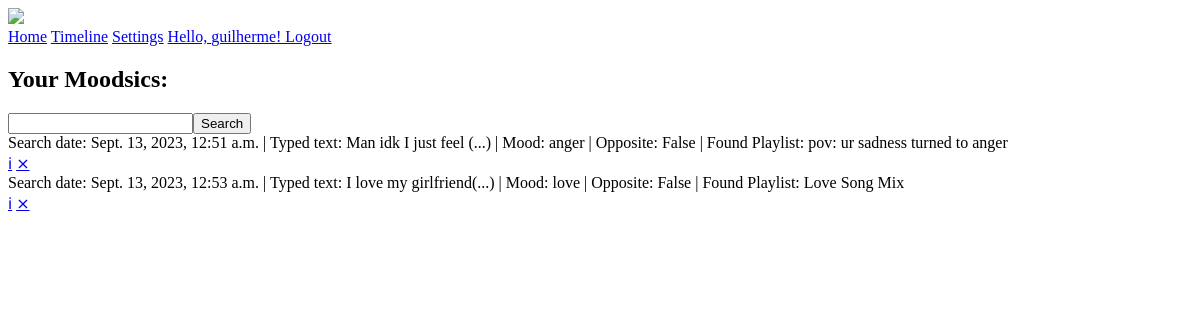
/timeline/ (signed in), run on an earlier commit of the app's database.
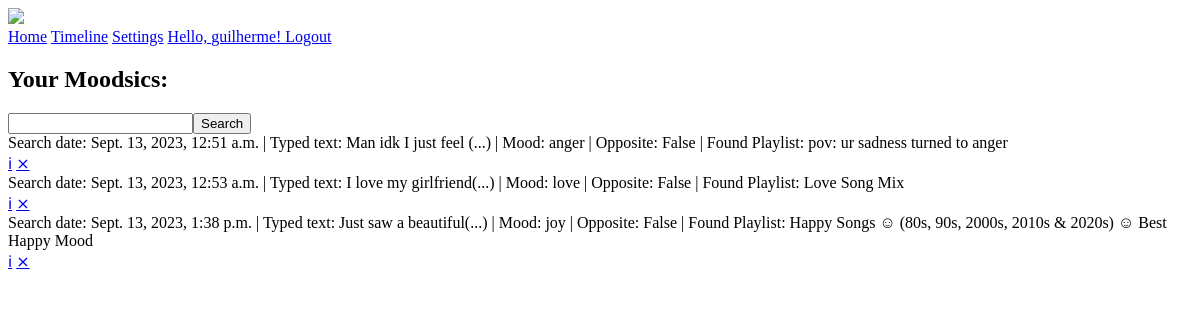
And on a later commit of the database.
### Moodsic/models.py (models this page shows, shortened)
class Moodsic(models.Model):
    user = models.ForeignKey(User, on_delete = models.CASCADE, null = True, blank = True)
    playlist = models.ForeignKey(Playlist, on_delete= models.CASCADE, null = True, blank= True)
    mood = models.CharField(max_length = 30)
    typedText = models.CharField(max_length= 600)
    searchDate = models.DateTimeField(auto_now_add=True, auto_now=False)
    opposite = models.BooleanField()

class Playlist(models.Model):
    title = models.CharField(max_length = 300)
    description = models.CharField(max_length = 600)
    owner = models.CharField(max_length=300)
    link = models.CharField(max_length=300)
    image = models.CharField(max_length=300)

### Moodsic/views.py (the view)
# urls.py: path('timeline/', TimelineView.as_view(), name='timeline'),
class TimelineView(LoginRequiredMixin, ListView):
    model = Moodsic
    template_name = 'Moodsic/timeline.html'
    context_object_name = 'moodsics'
    success_url = reverse_lazy('timeline')
    def get_context_data(self, **kwargs):
        context = super().get_context_data(**kwargs)
        context['moodsics'] = context['moodsics'].filter(user = self.request.user)
        return context

### Moodsic/templates/Moodsic/timeline.html (shortened to what this page needs)
{% load static %}
<!DOCTYPE html>
<html lang="en">
<head>
    <link rel="stylesheet" href="{% static 'Moodsic/css/styles.css' %}">
</head>
<body>
    {% include 'Moodsic/header.html' %}
    <h2 class="timeline-text">Your Moodsics:</h2>
    <div id="search-add-wrapper">
        <form method="GET" style="display: flex;">
            <input id="search_text" type="text" name="search-area" value="{{search_input}}">
            <input class="button" type="submit" value="Search">
        </form>
        <div class="timeline-items-wrapper">
            {% for moodsic in moodsics %}
                <div class="moodsic-wrapper">
                    <div class ="moodsic-descricao">
                        <span>Search date: </span> {{moodsic.searchDate}} |
                        <span>Typed text: </span> {{moodsic.typedText|slice:":20"}}(...) |
                        <span>Mood: </span> {{moodsic.mood}} |
                        <span>Opposite: </span> {{moodsic.opposite}} |
                        <span>Found Playlist: </span> {{moodsic.playlist.title}}
                    </div>
                    <div class = "moodsic-buttons">
                        <a class="details-link" href="{% url 'moodsic-details' pk=moodsic.id %}">&#8505;</a>
                        <a class="delete-link" href="{% url 'moodsic-delete' pk=moodsic.id %}">&#10799;</a>
                    </div>
                </div>
            {% empty %}
            <div class="moodsic-wrapper">
                <h3>No Moodsics found.</h3>
                <h4>Save some Moodsics or change or search terms.</h4>
            </div>
            {% endfor %}
        </div>
    </div>
</body>
</html>

What changed in the data, as far as the page shows it:
added Moodsic: searchDate "Sept. 13, 2023, 1:38 p.m.", typedText "Just saw a beautiful", mood "joy", opposite "False", playlist "Happy Songs ☺ (80s, 90s, 2000s, 2010s & 2020s) ☺ Best Happy Mood"
